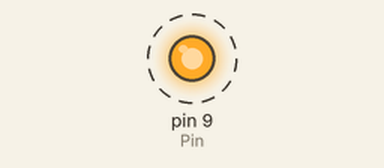
This sketch was run on a simulated Arduino Uno, built with avr-gcc and run on an emulated ATmega328P. Parts: output pins drawn as LEDs (lit = HIGH). Dashed ring = blinking.

Above: at 0.2 s.
Timing chart, 0 to 3.0 s (numbered marks = the images above):
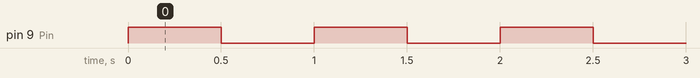

Measured:
- by itself, pin 9 (Pin): alternates HIGH for 0.50 s and LOW for 0.50 s

The sketch:

LED_Blink.ino
```cpp
// Future enhancement: CSV serial logging
const int Pin = 9;

void setup() {
  pinMode(Pin, OUTPUT);
}

void loop() {
  digitalWrite(Pin, HIGH);
  delay(500);

  digitalWrite(Pin, LOW);
  delay(500);
}
```
